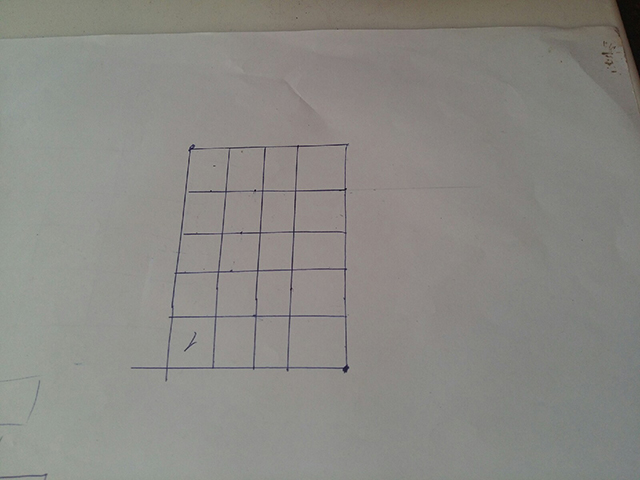
//> input picture ConsoleApplication1/ConsoleApplication1/123 — копия.jpg, 640 x 480 px, given in place of the camera
$ ./ConsoleApplication1   (built with g++ and OpenCV 4)
//> lines starting //> are read from the running program, lines starting //| are printed output that depends on the picture; after the words box and inside, x2 and y2 are one past the last pixel; in counts of white or black regions, pixels touching at a corner belong together
// LabaOpenCV.cpp : Этот файл содержит функцию "main". Здесь начинается и заканчивается выполнение программы.
//
#include <iostream>
#include <opencv2/core/core.hpp>
#include <opencv2/highgui/highgui.hpp>
#include <opencv2/imgproc.hpp>
#include <stdio.h>
#include <windows.h>
#include <windowsx.h>

#include <opencv2/opencv.hpp>
#include "opencv2/highgui/highgui.hpp"
#include <opencv2/core/types_c.h>
#include <opencv2/core/core.hpp>
#include <opencv2/highgui/highgui.hpp>
#include "opencv2/objdetect/objdetect.hpp"
#include "opencv2/highgui/highgui.hpp"
#include "opencv2/imgproc/imgproc.hpp"
#include "opencv2/highgui.hpp"
#include "opencv2/imgproc.hpp"
#include <opencv2/core.hpp>
#include <opencv2/video.hpp>
#include <opencv2/videoio.hpp>
#include <opencv2/core/core.hpp>
#include <opencv2/highgui/highgui.hpp>
#include <opencv2/video/video.hpp>
#include <opencv2/opencv.hpp>
#include <opencv2/highgui/highgui.hpp>
#include <opencv2/core/core.hpp>
#include <opencv2/imgproc/imgproc.hpp>
#include <opencv2\opencv.hpp>

using namespace std;
using namespace cv;

Vec2i cross(Vec4i v1, Vec4i v2);
int PointInPoly(Point click);

int keyboardXcount = 4, keyboardYcount = 5;
int key_value[4][5] = { { 'N', '7','4','1','0' },{ '/','8','5','2','0'},{ '*','9','6','3','.'},{ '-','+','+','E', 'E' } };
Point Keyboard_LU;
Point Keyboard_LD;
Point Keyboard_RU;
Point Keyboard_RD;

int main()
{
	int max_buffer = 0, i, j = 0, k = 0, pen_pixels = 0, loc = 0, loc1 = 0, counter, init = 0, real = 0;
	int max_buffer1 = 0;
	int tip_x = 0, tip_y = 0, last_x = 0, last_y = 0, frame = 0;
	int clk = 0;
	int countP = 0;
	int clk_stat = 0;
	int keyboardX0 = 200, keyboardX1 = 400, keyboardY0 = 200, keyboardY1 = 400;

	//int keyboardDX = (keyboardX1 - keyboardX0) / keyboardXcount, keyboardDY = (keyboardY1 - keyboardY0) / keyboardYcount;
	char c;
	int pen_pixelsL = 0;
	int cntST1 = 0, cntST2 = 0;
	int findKeyboard = 0;
	int clickPOS_X = 0, clickPOS_Y = 0;
	int clickMAS_X = 0, clickMAS_Y = 0;
	printf_s("OpeCV keyboard\n");


	HWND stealth;
	CvLineIterator iterator;
	CvLineIterator iterator1;
	CvLineIterator iterator2;
	CvCapture* capture = cvCreateCameraCapture(CV_CAP_ANY);
	if (capture == NULL)
	{
		printf("Camera not found.Check your camera connection");
		return 0;
	}

	// [11 lines of commented-out code are left out]
	IplImage* im_rgbOrig;
	IplImage* im_rgb;
	IplImage* im_gray;
	IplImage* im_bw;
	Mat outq, inq;
	im_rgb = cvQueryFrame(capture);
//> im_rgb is the input picture: 480 rows x 640 cols, CV_8UC3; mean B, G, R 132.4, 136.9, 138.1
	//im_rgbOrig = cvLoadImage("123.jpg", 1);
	//im_rgb = cvCloneImage(im_rgbOrig);
	im_gray = cvCreateImage(cvGetSize(im_rgb), IPL_DEPTH_8U, 1);
	im_bw = cvCreateImage(cvGetSize(im_gray), IPL_DEPTH_8U, 1);
	int tres = 140;
	while (1)
	{
		if (capture == NULL)continue;

		im_rgbOrig = cvQueryFrame(capture);
		//im_rgb = cvLoadImage("123.jpg", 1);

		if (!im_rgb)
		{
			printf("Camera not found.Check your camera connection");
			break;
		}
		im_rgb = cvCloneImage(im_rgbOrig);
		im_gray = cvCreateImage(cvGetSize(im_rgb), IPL_DEPTH_8U, 1);
		im_bw = cvCreateImage(cvGetSize(im_gray), IPL_DEPTH_8U, 1);
		//im_ttt = cvCreateImage(cvGetSize(im_gray), IPL_DEPTH_8U, 1);

		cvWaitKey(20);
		frame = frame + 1;
		tip_x = -10;
		tip_y = -10;
		//findKeyboard = 0;
		cvCvtColor(im_rgb, im_gray, CV_RGB2GRAY);
		cvThreshold(im_gray, im_bw, tres, 255, CV_THRESH_BINARY);// | CV_THRESH_OTSU);
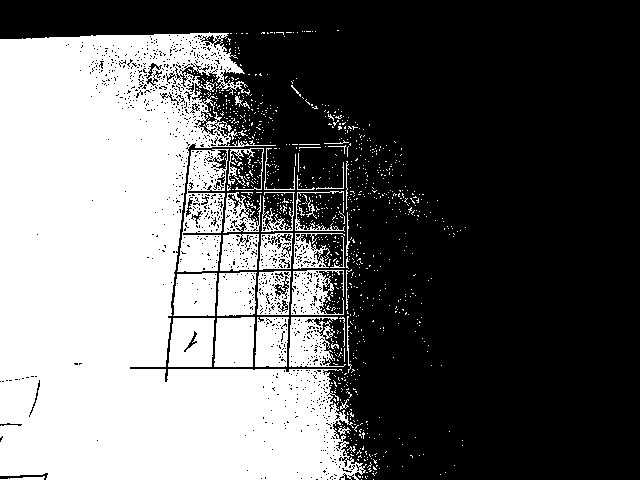
//> im_bw: 480 rows x 640 cols, CV_8UC1; 40.2% white; 914 white regions (874 under 20 px), largest, box (x1, y1, x2, y2) and area: (0, 32, 367, 480) 99236, (177, 149, 229, 272) 3808, (168, 318, 215, 367) 2031

		cvLine(im_rgb, Keyboard_LU, Keyboard_RU, CV_RGB(255, 255, 0), 1, 8, 0);
//> im_rgb: 480 rows x 640 cols, CV_8UC3; 1 pixels changed, all inside (x1, y1, x2, y2) = (0, 0, 1, 1)
		cvLine(im_rgb, Keyboard_LD, Keyboard_RD, CV_RGB(255, 255, 0), 1, 8, 0);
		cvLine(im_rgb, Keyboard_LU, Keyboard_LD, CV_RGB(255, 255, 0), 1, 8, 0);
		cvLine(im_rgb, Keyboard_RU, Keyboard_RD, CV_RGB(255, 255, 0), 1, 8, 0);

		// [9 lines of commented-out code are left out]

		float keyboardDyL = (Keyboard_LD.y - Keyboard_LU.y) / keyboardYcount;
//> keyboardDyL = 0
		float keyboardDyR = (Keyboard_RD.y - Keyboard_RU.y) / keyboardYcount;
//> keyboardDyR = 0
		float keyboardDdxL = (Keyboard_LD.x - Keyboard_LU.x) / keyboardYcount;
//> keyboardDdxL = 0
		float keyboardDdxR = (Keyboard_RD.x - Keyboard_RU.x) / keyboardYcount;
//> keyboardDdxR = 0

		float keyboardDxU = (Keyboard_RU.x - Keyboard_LU.x) / keyboardXcount;
//> keyboardDxU = 0
		float keyboardDxD = (Keyboard_RD.x - Keyboard_LD.x) / keyboardXcount;
//> keyboardDxD = 0
		float keyboardDdyU = (Keyboard_RU.y - Keyboard_LU.y) / keyboardXcount;
//> keyboardDdyU = 0
		float keyboardDdyD = (Keyboard_RD.y - Keyboard_LD.y) / keyboardXcount;
//> keyboardDdyD = 0


		for (i = 1; i < keyboardYcount; i++)
		{
			//cvLine(im_rgb, cvPoint((i * keyboardDdxL) + Keyboard_LU.x, (i * keyboardDyL) + Keyboard_LU.y), cvPoint((i * keyboardDdxR) + Keyboard_RU.x, (i * keyboardDyR) + Keyboard_RU.y), CV_RGB(255, 20, 0), 1, 8, 0);
		}

		for (i = 1; i < keyboardXcount; i++)
		{
			//cvLine(im_rgb, cvPoint((i * keyboardDxU) + Keyboard_LU.x, (i * keyboardDdyU) + Keyboard_LU.y), cvPoint((i * keyboardDxD) + Keyboard_LD.x, (i * keyboardDdyD) + Keyboard_LD.y), CV_RGB(255, 20, 0), 1, 8, 0);
		}
		int numX = 3;
		int numY = 0;
		int lastPrclk_X = -10, lastPrclk_Y = -10;
		int lastPrclk_X1 = -10, lastPrclk_Y1 = -10;
		pen_pixelsL = 0;
		for (k = keyboardY0; k < keyboardY1 - 10; k++)
		{
			pen_pixels = 0;
			counter = 0;
			init = 0;
			max_buffer = cvInitLineIterator(im_bw, cvPoint(keyboardX0, k), cvPoint(keyboardX1, k), &iterator, 8, 0);
			max_buffer1 = cvInitLineIterator(im_bw, cvPoint(keyboardX0, k + 3), cvPoint(keyboardX1, k + 3), &iterator1, 8, 0);
			max_buffer1 = cvInitLineIterator(im_bw, cvPoint(keyboardX0, k + 7), cvPoint(keyboardX1, k + 7), &iterator2, 8, 0);
			for (j = 0; j < max_buffer - 5; j++)
			{
				if ((iterator.ptr[j] == 0 && iterator1.ptr[j] == 0 && iterator2.ptr[j] == 0) &&
					(iterator.ptr[j + 3] == 0 && iterator1.ptr[j + 3] == 0 && iterator2.ptr[j + 3] == 0) &&
					(iterator.ptr[j + 5] == 0 && iterator1.ptr[j + 5] == 0 && iterator2.ptr[j + 5] == 0))
				{
					//cvCircle(im_rgb, cvPoint(j+ keyboardX0, k), 1, CV_RGB(0, j%255, 255), 2, 8, 0);
					loc1 = j + keyboardX0;
					if (abs(loc1 - loc) < 2)
					{
						if (counter == 0)
						{
							init = loc1 - 1;
							counter++;
						}
						pen_pixels = pen_pixels + 1;
					}
				}
				loc = loc1;
				//CV_NEXT_LINE_POINT(iterator);
			}
			if (pen_pixels > 10 && pen_pixels < 100)
			{
				//cvCircle(im_rgb, cvPoint(tip_x, k), 1, CV_RGB(0, 255, 0), 2, 8, 0);
				if ((abs(init - tip_x) < 10))
				{
					countP++;
					//cvCircle(im_rgb, cvPoint(tip_x, k), 10, CV_RGB(255, 0, 0), 2, 8, 0);
				}
				else
				{
					if (countP > 0)
					{
						lastPrclk_X1 = lastPrclk_X;
						lastPrclk_Y1 = lastPrclk_Y;
						lastPrclk_X = tip_x;
						lastPrclk_Y = tip_y;
						//cvCircle(im_rgb, cvPoint(lastPrclk_X, lastPrclk_Y), 10, CV_RGB(255, 255, 0), 2, 8, 0);
					}
					countP = 0;
				}
				tip_x = init;
				tip_y = k;
				//findKeyboard = 1;
			}

		}
//> this loop made 190 passes
//> (loc1, init, pen_pixels, loc, lastPrclk_X1, lastPrclk_X, tip_x) on passes 9, 14, 21, 25, 27, 29, 32, 34, 37, 42, 46, 49: (394, 348, 46, 394, 272, 317, 348), (395, 299, 51, 395, 317, 320, 299), (395, 335, 41, 395, 320, 324, 335), (395, 335, 38, 395, 324, 349, 335), (395, 349, 46, 395, 349, 335, 349), (395, 335, 47, 395, 335, 349, 335), (395, 317, 53, 395, 349, 349, 317), (395, 345, 42, 395, 349, 320, 345), (395, 328, 36, 395, 320, 317, 328), (395, 336, 41, 395, 317, 325, 336), (395, 349, 38, 395, 325, 333, 349), (395, 332, 36, 395, 333, 354, 332)
//> (loc1, init, pen_pixels, loc, lastPrclk_X, tip_x) on pass 3: (395, 261, 44, 395, 272, 261)
//> after the loop, pen_pixels = 38; counter = 1; init = 357; loc1 = 395; loc = 395; countP = 0
		lastPrclk_X1 = lastPrclk_X;
//> lastPrclk_X1 = 339
		lastPrclk_Y1 = lastPrclk_Y;
		lastPrclk_X = tip_x;
//> lastPrclk_X = 357
		lastPrclk_Y = tip_y;
		cvCircle(im_rgb, cvPoint(lastPrclk_X, lastPrclk_Y), 10, CV_RGB(255, 255, 0), 2, 8, 0);
		cvCircle(im_rgb, cvPoint(lastPrclk_X1, lastPrclk_Y1), 10, CV_RGB(0, 255, 255), 2, 8, 0);
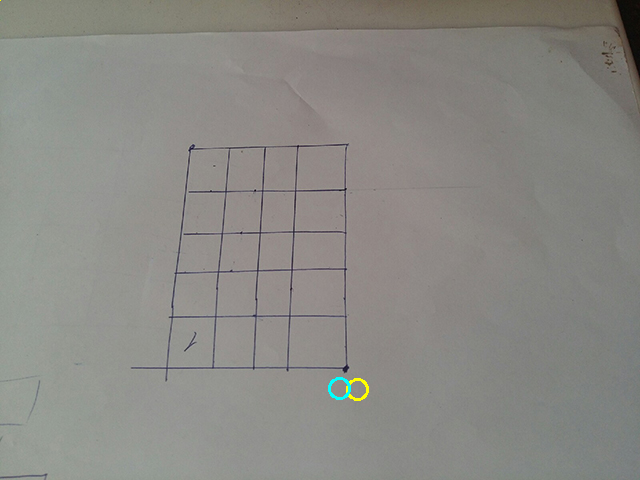
//> im_rgb: 480 rows x 640 cols, CV_8UC3; mean B, G, R 132.4, 137.1, 138.1

		int tipT_x = 0, tipT_y = 0;
		pen_pixelsL = 0;
		//////////////////////////

		for (k = keyboardY0; k < keyboardY1; k++)
		{
			pen_pixels = 0;
			counter = 0;
			init = 0;
			max_buffer = cvInitLineIterator(im_bw, cvPoint(keyboardX0, k), cvPoint(keyboardX1, k), &iterator, 8, 1);
			max_buffer1 = cvInitLineIterator(im_bw, cvPoint(keyboardX0, k + 3), cvPoint(keyboardX1, k + 3), &iterator1, 8, 1);
			max_buffer1 = cvInitLineIterator(im_bw, cvPoint(keyboardX0, k + 7), cvPoint(keyboardX1, k + 7), &iterator2, 8, 1);
			for (j = 0; j < max_buffer - 5; j++)
			{
				if ((iterator.ptr[j] == 0 && iterator1.ptr[j] == 0 && iterator2.ptr[j] == 0) &&
					(iterator.ptr[j + 3] == 0 && iterator1.ptr[j + 3] == 0 && iterator2.ptr[j + 3] == 0) &&
					(iterator.ptr[j + 5] == 0 && iterator1.ptr[j + 5] == 0 && iterator2.ptr[j + 5] == 0))
				{
					loc1 = j + keyboardX0;
					if (abs(loc1 - loc) < 2)
					{
						if (counter == 0)
						{
							init = loc1 - 1;
							counter++;
						}
						pen_pixels = pen_pixels + 1;
					}
				}
				loc = loc1;
			}
			if (pen_pixels > 30 && pen_pixels < 100)
			{
				//cvCircle(im_rgb, cvPoint(tip_x, k), 1, CV_RGB(255, 255, 255), 2, 8, 0);
				tipT_x = init;
				tipT_y = k;
				//findKeyboard = 2;
			}

		}
//> this loop made 200 passes
//> (max_buffer, loc1, init, counter, pen_pixels, loc, tipT_x) on passes 1 to 2: (201, 394, 265, 1, 46, 394, 265), (201, 395, 272, 1, 48, 395, 272)

		//cvCircle(im_rgb, cvPoint(tip_x, tip_y), 10, CV_RGB(0, 0, 255), 2, 8, 0);
		//cvCircle(im_rgb, cvPoint(tipT_x, tipT_y), 10, CV_RGB(0, 255, 0), 2, 8, 0);
		clickPOS_X = (tip_x + tipT_x) / 2;
		clickPOS_Y = (tip_y + tipT_y) / 2;
		//cvCircle(im_rgb, cvPoint(clickPOS_X, clickPOS_Y), 10, CV_RGB(0, 55, 0), 3, 8, 0);

		//clickMAS_X = (clickPOS_X - keyboardX0) / keyboardDX;
		//clickMAS_Y = (clickPOS_Y - keyboardY0) / keyboardDY;

		switch (clk_stat)
		{
		case 0:
		{
			cntST2 = 0;
			if (((lastPrclk_X1 != -10) && (lastPrclk_Y1 != -10)) &&
				(tip_x >= keyboardX0) && (tip_x <= keyboardX1) &&
				(tip_y >= keyboardY0) && (tip_y <= keyboardY1) &&
				(tipT_x >= keyboardX0) && (tipT_x <= keyboardX1) &&
				(tipT_y >= keyboardY0) && (tipT_y <= keyboardY1)
				)
			{
				if (cntST1 > 5) {
					clk_stat = 1; cntST1 = 0;
				}
				else
				{
					cntST1++;
				}

			}
			break;
		}
		case 1:
		{
			cntST1 = 0;
			if (!((tip_x >= keyboardX0) && (tip_x <= keyboardX1) &&
				(tip_y >= keyboardY0) && (tip_y <= keyboardY1) &&
				(tipT_x >= keyboardX0) && (tipT_x <= keyboardX1) &&
				(tipT_y >= keyboardY0) && (tipT_y <= keyboardY1)
				))
			{
				clk_stat = 0;
			}
			if ((lastPrclk_X1 == -10) && (lastPrclk_Y1 == -10)) {
				if (cntST2 > 2) {
					clk_stat = 2; cntST2 = 0;
				}
				else
				{
					cntST2++;
				}
			}
			break;
		}
		case 2:
		{
			PointInPoly(cvPoint(clickPOS_X, clickPOS_Y));
			cvCircle(im_rgb, cvPoint(clickPOS_X, clickPOS_Y), 10, CV_RGB(255, 255, 255), 3, 8, 0);
			if ((clickMAS_X >= 0) && (clickMAS_X < 4) && (clickMAS_Y >= 0) && (clickMAS_Y < 5))
			{
				// [4 lines of commented-out code are left out]
			}
			clk_stat = 0;
			break;
		}
		case 3:
		{

			break;
		}

		default:
			clk_stat = 0;
			break;
		}

		Mat dst, cdst, cdstP;
		if (findKeyboard == 0)
		{/*
			//Mat img = cvarrToMat(im_rgb);


			// Loads an image
			Mat src = cvarrToMat(im_rgbOrig);
			// Check if image is loaded fine

			// Edge detection
			Canny(src, dst, 50, 150, 5);
			// Copy edges to the images that will display the results in BGR
			cvtColor(dst, cdst, COLOR_GRAY2BGR);
			cdstP = cdst.clone();
			// Standard Hough Line Transform

			*/
			Mat img = cvarrToMat(im_rgbOrig);
			Mat gray, canny, RBGimg;

			//cvtColor(img, gray, CV_BGR2GRAY);
			gray = cvarrToMat(im_gray);
			Canny(gray, canny, 100, 200, 3);
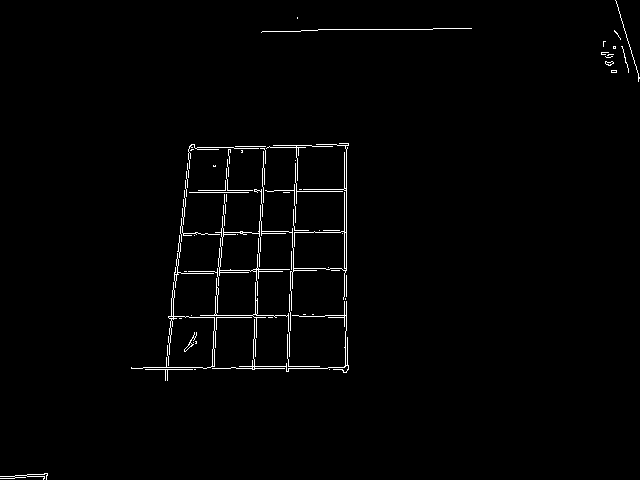
//> canny: 480 rows x 640 cols, CV_8UC1; 1.4% white in thin lines or dots
			//imshow("canny", canny);
			//imwrite("canny.jpg", canny);

			vector<Vec4i> lines;
			// Требуется изображение в оттенках серого, контейнер Vec4i
			HoughLinesP(canny, lines, 1, CV_PI / 180, 10, 20, 10);

			//printf("lines.size() %d \n", lines.size());
			// Draw the lines
			vector<Vec4i> linesHORZ;
			vector<Vec4i> linesVERT;
			vector<Vec2i> PointsCross;

			vector<int> linesHORZ_n;
			vector<int> linesVERT_n;
			for (size_t i = 0; i < lines.size(); i++)
			{
				float b=2;
				int dx = (lines[i][2] - lines[i][0]);

				if (dx != 0)
				{
					b = (lines[i][3] - lines[i][1]) / (dx);
				}

				Point pt1(lines[i][0], lines[i][1]);
				Point pt2(lines[i][2], lines[i][3]);


				if ((b > 1)|| (b < -1))cvLine(im_rgb, pt1, pt2, CV_RGB(0, 255, 0), 1, 8, 0);
				else  cvLine(im_rgb, pt1, pt2, CV_RGB(0, 0, 255), 1, 8, 0);

				if ((b > 1) || (b < -1))linesHORZ.push_back(lines[i]);
				else linesVERT.push_back(lines[i]);

			}
//> this loop made 72 passes
//> pass 3, `if ((b > 1)|| (b < -1))cvLine(im_rgb, pt1, pt2, CV_RGB(0, 255, 0), 1, ..`:
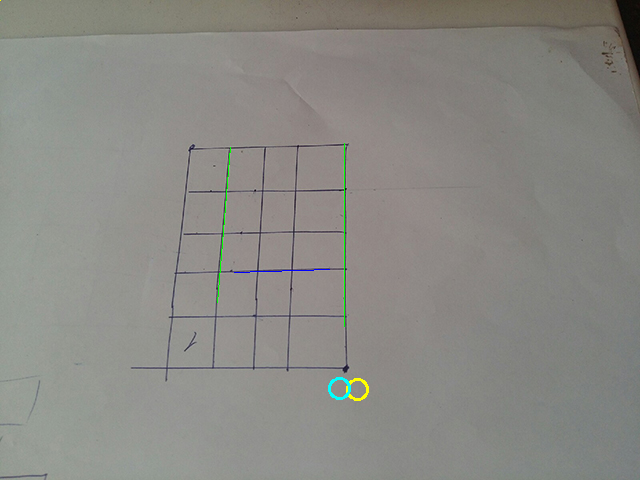
//> im_rgb: 480 rows x 640 cols, CV_8UC3; mean B, G, R 132.3, 137.2, 137.9
//> after the loop:
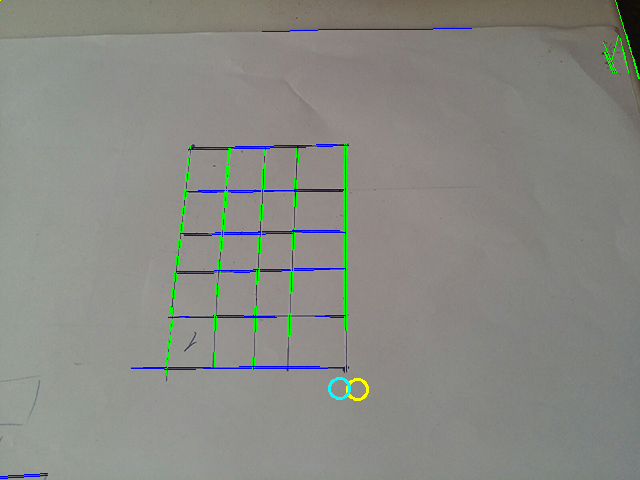
//> im_rgb: 480 rows x 640 cols, CV_8UC3; 1.33% of pixels changed, all inside (x1, y1, x2, y2) = (0, 0, 640, 479)
			int i = 0;


			for (Vec4i lineHor : linesHORZ)
			{
				for (Vec4i lineVert : linesVERT)
				{
					PointsCross.push_back(cross(lineHor, lineVert));
				}
			}
//> this loop made 35 passes
//> lineHor on passes 1 to 12: [217, 302, 230, 147], [344, 326, 344, 143], [165, 370, 189, 167], [215, 300, 228, 147], [346, 330, 346, 143], [254, 369, 258, 268], [289, 345, 297, 174], [252, 369, 255, 295], [287, 347, 294, 196], [615, 0, 631, 53], [171, 300, 190, 145], [255, 293, 262, 180]

			for (Vec2i PointVH : PointsCross)cvCircle(im_rgb, cvPoint(PointVH[0], PointVH[1]), 2, CV_RGB(255, 255, 0), 2, 8, 0);
//> this loop made 1295 passes
//> PointVH on passes 1 to 3: [219, 272], [0, 0], [229, 148]
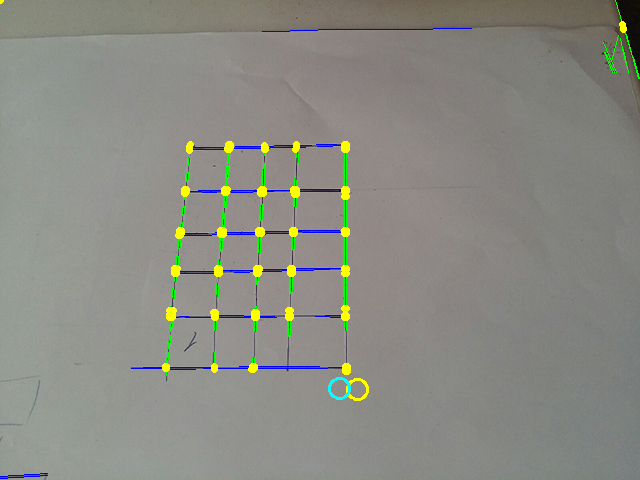
//> im_rgb: 480 rows x 640 cols, CV_8UC3; 0.89% of pixels changed, all inside (x1, y1, x2, y2) = (0, 0, 627, 375)


			int hN = 0;
			int cN = 0;

			int windowHeight = 15; //px
			int currLinesCount = 0;
			vector <int> lineCountMap;

			int maxY = 0, minY=1000;
			int maxX = 0, minX = 1000;


			Keyboard_LU.x = 1000;
			Keyboard_LD.x = 1000;
			Keyboard_RU.x = 0;
			Keyboard_RD.x = 0;


			for (Vec2i PCross : PointsCross)
			{
				//if ((lineH > maxY) && (lineH < cvGetSize(im_rgb).height - 100)) maxY = lineH;
				if (PCross[1] > maxY) maxY = PCross[1];
				if ((PCross[1] < minY) && (PCross[1] > 50)) minY = PCross[1];

				if ((PCross[0] > maxX) && (PCross[0] < cvGetSize(im_rgb).width - 50)) maxX = PCross[0];
				if ((PCross[0] < minX) && (PCross[0] > 50)) minX = PCross[0];
			}
//> this loop made 1295 passes

			for (Vec2i PCross : PointsCross)
			{
				if ( (PCross[0] > 50) && (PCross[0] < cvGetSize(im_rgb).width - 50) && (PCross[1] > 50) && (PCross[1] < cvGetSize(im_rgb).height - 50))
				{
					if (PCross[1] <= minY + 50)
					{
						if (PCross[0] < Keyboard_LU.x)Keyboard_LU = PCross;
						if (PCross[0] > Keyboard_RU.x)Keyboard_RU = PCross;
					}
					if (PCross[1] >= maxY - 50)
					{
						if (PCross[0] < Keyboard_LD.x)Keyboard_LD = PCross;
						if (PCross[0] > Keyboard_RD.x)Keyboard_RD = PCross;
					}
				}
			}

			cvCircle(im_rgb, Keyboard_LU, 2, CV_RGB(255, 0, 0), 2, 8, 0);
//> im_rgb: 480 rows x 640 cols, CV_8UC3; 37 pixels changed, all inside (x1, y1, x2, y2) = (181, 190, 188, 197)
			cvCircle(im_rgb, Keyboard_RU, 2, CV_RGB(0, 255, 0), 2, 8, 0);
//> im_rgb: 480 rows x 640 cols, CV_8UC3; mean B, G, R 131.3, 138.4, 137.8
			cvCircle(im_rgb, Keyboard_LD, 2, CV_RGB(0, 0, 255), 2, 8, 0);
//> im_rgb: 480 rows x 640 cols, CV_8UC3; mean B, G, R 131.3, 138.4, 137.7
			cvCircle(im_rgb, Keyboard_RD, 2, CV_RGB(150, 150, 250), 2, 8, 0);
//> im_rgb: 480 rows x 640 cols, CV_8UC3; mean B, G, R 131.3, 138.4, 137.7


			// [6 lines of commented-out code are left out]
			keyboardX0 = minX-50, keyboardX1 = maxX+50, keyboardY0 = minY-50, keyboardY1 = maxY+50;

			findKeyboard = 1;

		}

		inq = cvarrToMat(im_rgb);
		rotate(inq, outq, 1);
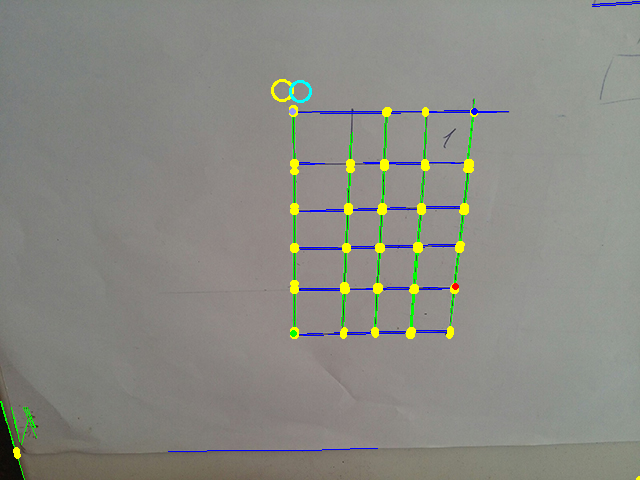
//> outq: 480 rows x 640 cols, CV_8UC3; mean B, G, R 131.3, 138.4, 137.7
		imshow("Video", outq);
		// [4 lines of commented-out code are left out]

		c = cvWaitKey(1);
//> the Esc key is pressed
		if (c == 27)
			break;
		if (c == 'c')
		{
			findKeyboard = 0;
			//printf("findKeyboard = 0; \n", tres);
		}
		if (c == 'w')
		{
			tres += 5;
			printf("tres = %d \n", tres);
		}
		if (c == 's')
		{
			tres -= 5;
			printf("tres = %d \n", tres);
		}


	}

	cvReleaseCapture(&capture);
	cvDestroyWindow("Video");
	//cvDestroyWindow("Video1");
}

// [4 lines left out: function cross, not called in this run]


Vec2i cross(Vec4i v1, Vec4i v2) {
	float x1 = v1[0];float y1 = v1[1]; float x2 = v1[2]; float y2 = v1[3];
	float x3 = v2[0]; float y3 = v2[1]; float x4 = v2[2]; float y4 = v2[3];
	float n;
	int dx = 5; int dy = 5;
	Vec2i  r;
	r[0] = 0;
	r[1] = 0;

	if (y2 - y1 != 0) {  // a(y)
		float q = (x2 - x1) / (y1 - y2);
		float sn = (x3 - x4) + (y3 - y4) * q; if (!sn) { return 0; }  // c(x) + c(y)*q
		float fn = (x3 - x1) + (y3 - y1) * q;   // b(x) + b(y)*q
		n = fn / sn;
	}
	else {
		if (!(y3 - y4)) { return r; }  // b(y)
		n = (y3 - y1) / (y3 - y4);   // c(y)/b(y)
	}
	r[0] = x3 + (x4 - x3) * n;  // x3 + (-b(x))*n
	r[1] = y3 + (y4 - y3) * n;  // y3 +(-b(y))*n

	if (!((r[0] > x1 - dx) && (r[0] < x2 + dx) || (r[0] > x2 - dx) && (r[0] < x1 + dx))) { r[0] = 0; r[1] = 0;}
	if(!((r[1] > y1 - dy) && (r[1] < y2 + dy) || (r[1] > y2 - dy) && (r[1] < y1 + dy))) { r[0] = 0; r[1] = 0; }

	return r;
}


// [58 lines left out: function PointInPoly, not called in this run]
